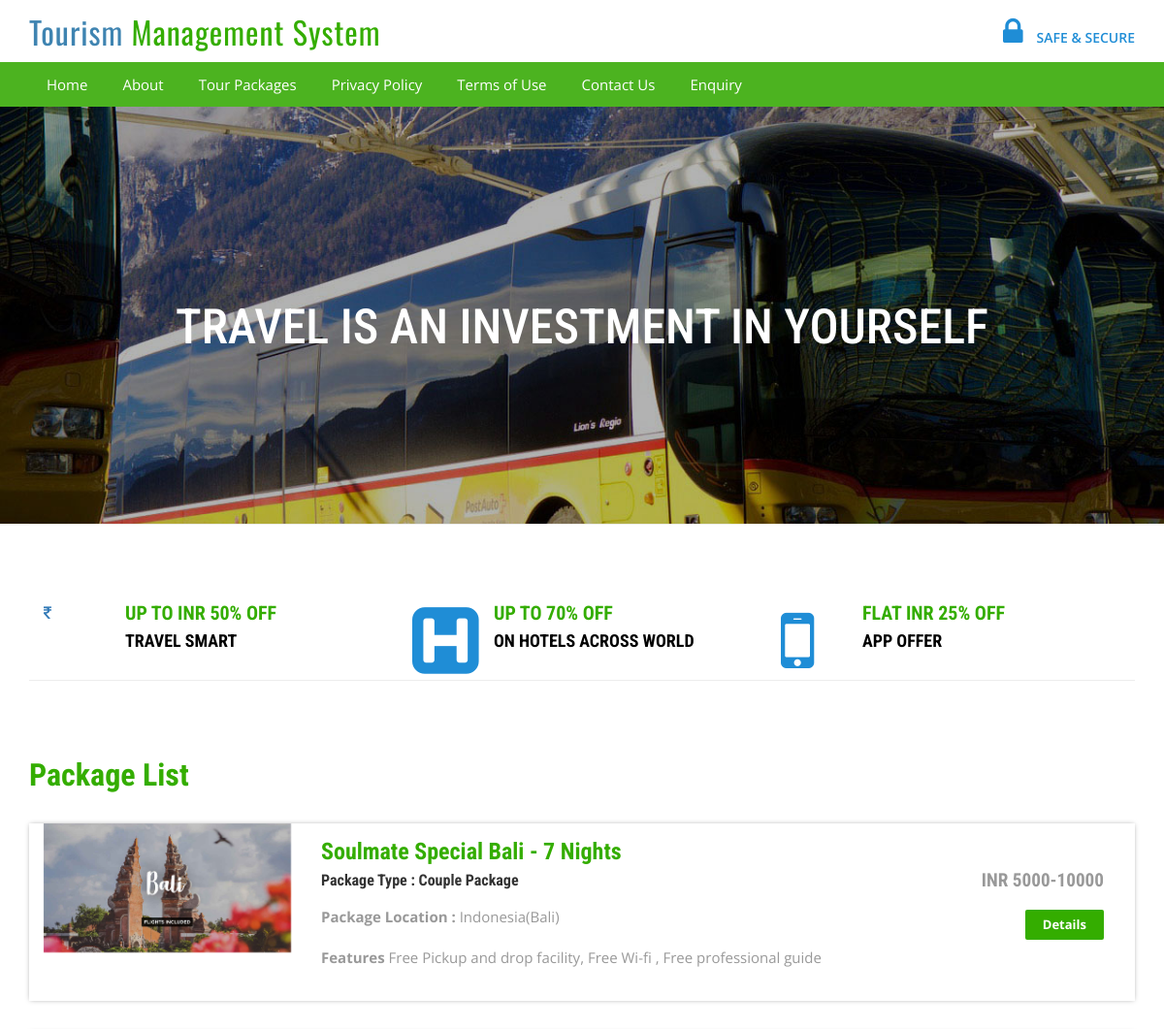
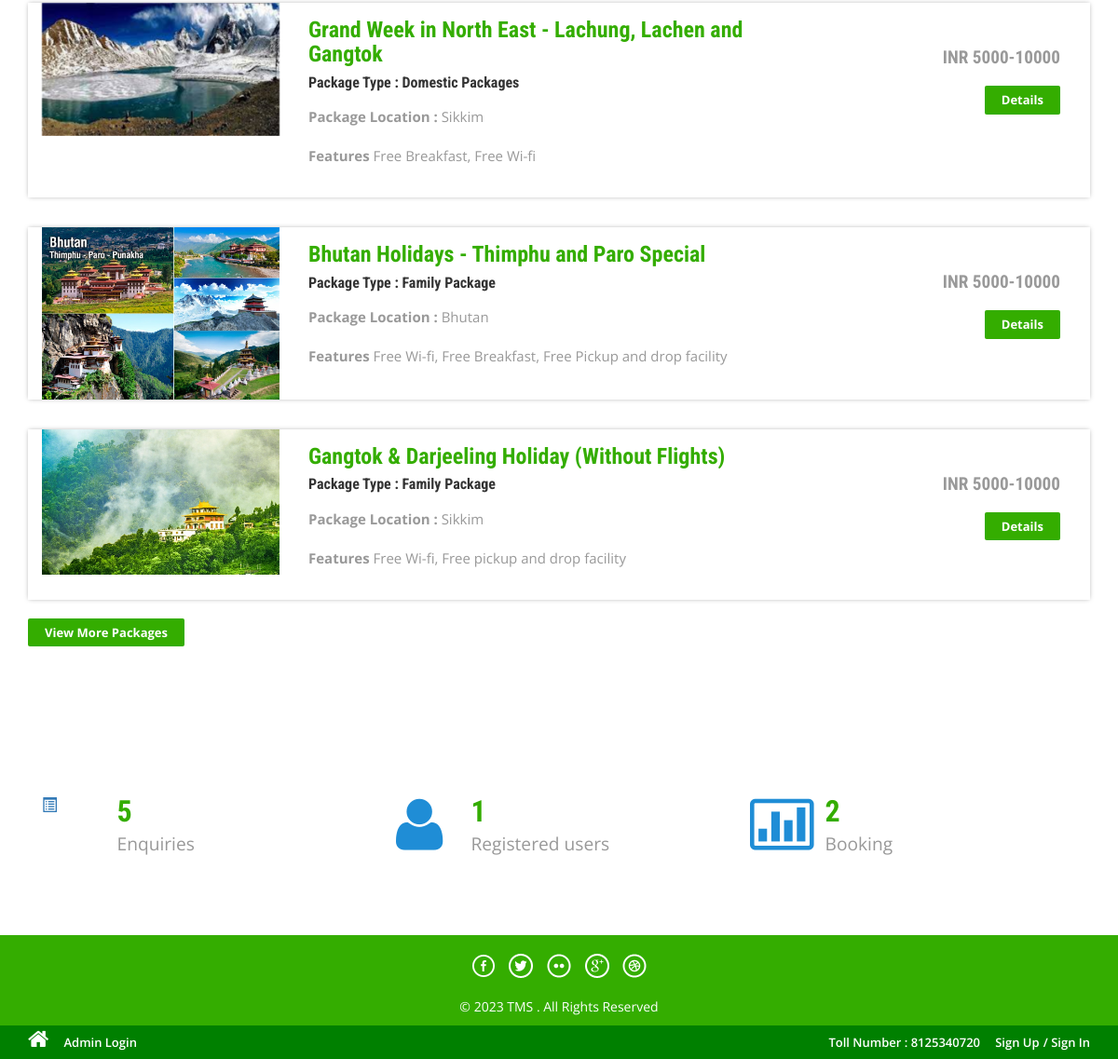
The page / on the database its author committed (2 pictures, top to bottom).
### tables this page shows
CREATE TABLE `tbltourpackages` (
  `PackageId` int(11) NOT NULL,
  `PackageName` varchar(200) DEFAULT NULL,
  `PackageType` varchar(150) DEFAULT NULL,
  `PackageLocation` varchar(100) DEFAULT NULL,
  `PackagePrice` varchar(1000) DEFAULT NULL,
  `PackageFetures` varchar(255) DEFAULT NULL,
  `PackageDetails` mediumtext DEFAULT NULL,
  `PackageImage` varchar(100) DEFAULT NULL,
  `Creationdate` timestamp NULL DEFAULT current_timestamp(),
  `UpdationDate` timestamp NULL DEFAULT NULL ON UPDATE current_timestamp()
);

### index.php (the view, shortened to what this page needs)
<?php
include('includes/config.php');
?>
<!DOCTYPE HTML>
<html>
<head>
<link href="css/bootstrap.css" rel='stylesheet' type='text/css' />
<link href="css/style.css" rel='stylesheet' type='text/css' />
<link href="css/font-awesome.css" rel="stylesheet">
<link href="css/animate.css" rel="stylesheet" type="text/css" media="all">
</head>
<body>
<?php include('includes/header.php');?>
<div class="banner">
	<div class="container">
		<h1 class="wow zoomIn animated animated" data-wow-delay=".5s" style="visibility: visible; animation-delay: 0.5s; animation-name: zoomIn;"> TRAVEL IS AN INVESTMENT IN YOURSELF </h1>
	</div>
</div>
<div class="container">
	<div class="rupes">
		<div class="col-md-4 rupes-left wow fadeInDown animated animated" data-wow-delay=".5s" style="visibility: visible; animation-delay: 0.5s; animation-name: fadeInDown;">
			<div class="rup-left">
				<a href="#"><i class="fa fa-rupee"></i></a>
			</div>
			<div class="rup-rgt">
				<h3>UP TO INR 50% OFF</h3>
				<h4><a href="offers.html">TRAVEL SMART</a></h4>
			</div>
				<div class="clearfix"></div>
		</div>
		<div class="col-md-4 rupes-left wow fadeInDown animated animated" data-wow-delay=".5s" style="visibility: visible; animation-delay: 0.5s; animation-name: fadeInDown;">
			<div class="rup-left">
				<a href="#"><i class="fa fa-h-square"></i></a>
			</div>
			<div class="rup-rgt">
				<h3>UP TO 70% OFF</h3>
				<h4><a href="#">ON HOTELS ACROSS WORLD</a></h4>
			</div>
				<div class="clearfix"></div>
		</div>
		<div class="col-md-4 rupes-left wow fadeInDown animated animated" data-wow-delay=".5s" style="visibility: visible; animation-delay: 0.5s; animation-name: fadeInDown;">
			<div class="rup-left">
				<a href="offers.html"><i class="fa fa-mobile"></i></a>
			</div>
			<div class="rup-rgt">
				<h3>FLAT INR 25% OFF</h3>
				<h4><a href="offers.html">APP OFFER</a></h4>
			</div>
				<div class="clearfix"></div>
		</div>
	</div>
</div>
<div class="container">
	<div class="holiday">
	<h3>Package List</h3>
<?php $sql = "SELECT * from tbltourpackages order by rand() limit 4";
$query = $dbh->prepare($sql);
$query->execute();
$results=$query->fetchAll(PDO::FETCH_OBJ);
if($query->rowCount() > 0)
{
foreach($results as $result)
{	?>
			<div class="rom-btm">
				<div class="col-md-3 room-left wow fadeInLeft animated" data-wow-delay=".5s">
					<img src="admin/pacakgeimages/<?php echo htmlentities($result->PackageImage);?>" class="img-responsive" alt="">
				</div>
				<div class="col-md-6 room-midle wow fadeInUp animated" data-wow-delay=".5s">
					<h4><?php echo htmlentities($result->PackageName);?></h4>
					<h6>Package Type : <?php echo htmlentities($result->PackageType);?></h6>
					<p><b>Package Location :</b> <?php echo htmlentities($result->PackageLocation);?></p>
					<p><b>Features</b> <?php echo htmlentities($result->PackageFetures);?></p>
				</div>
				<div class="col-md-3 room-right wow fadeInRight animated" data-wow-delay=".5s">
					<h5>INR <?php echo htmlentities($result->PackagePrice);?></h5>
					<a href="package-details.php?pkgid=<?php echo htmlentities($result->PackageId);?>" class="view">Details</a>
				</div>
				<div class="clearfix"></div>
			</div>
<?php }} ?>
<div><a href="package-list.php" class="view">View More Packages</a></div>
</div>
	</div>
<div class="routes">
	<div class="container">
		<div class="col-md-4 routes-left wow fadeInRight animated" data-wow-delay=".5s">
			<div class="rou-left">
				<a href="#"><i class="glyphicon glyphicon-list-alt"></i></a>
			</div>
			<div class="rou-rgt wow fadeInDown animated" data-wow-delay=".5s">
				<h3>5</h3>
				<p>Enquiries</p>
			</div>
				<div class="clearfix"></div>
		</div>
		<div class="col-md-4 routes-left">
			<div class="rou-left">
				<a href="#"><i class="fa fa-user"></i></a>
			</div>
			<div class="rou-rgt">
				<h3>1</h3>
				<p>Registered users</p>
			</div>
				<div class="clearfix"></div>
		</div>
		<div class="col-md-4 routes-left wow fadeInRight animated" data-wow-delay=".5s">
			<div class="rou-left">
				<a href="#"><i class="fa fa-ticket"></i></a>
			</div>
			<div class="rou-rgt">
				<h3>2</h3>
				<p>Booking</p>
			</div>
				<div class="clearfix"></div>
		</div>
		<div class="clearfix"></div>
	</div>
</div>
<?php include('includes/footer.php');?>
<div class="top-header">
	<div class="container">
		<ul class="tp-hd-lft wow fadeInLeft animated" data-wow-delay=".5s">
			<li class="hm"><a href="index.php"><i class="fa fa-home"></i></a></li>
				<li class="hm"><a href="admin/index.php">Admin Login</a></li>
		</ul>
		<ul class="tp-hd-rgt wow fadeInRight animated" data-wow-delay=".5s">
			<li class="tol">Toll Number : 8125340720</li>
			<li class="sig"><a href="#" data-toggle="modal" data-target="#myModal" >Sign Up</a></li>
			<li class="sigi"><a href="#" data-toggle="modal" data-target="#myModal4" >/ Sign In</a></li>
        </ul>
		<div class="clearfix"></div>
	</div>
</div>
</body>
</html>

### css/style.css (style rules this page uses)
html, body { font-size: 100%; background: #fff; font-family: 'Open Sans', sans-serif; }
body a,.grid_1,plan_1,plan_1.one,plan_1.two,i.icon1, i.icon2, i.icon3, i.icon4, i.icon5, i.icon6 { transition:0.5s all; -webkit-transition:0.5s all; -moz-transition:0.5s all; -o-transition:0.5s all; -ms-transition:0.5s all; }
h1,h2,h3,h4,h5,h6 { margin:0; font-family: 'Roboto Condensed', sans-serif; }
p { margin:0; }
ul { margin:0; padding:0; }
i.fa.fa-home { font-size: 24px; }
.top-header { background-color: green; border-bottom: 0 none; height: 36px; line-height: 35px; }
ul.tp-hd-lft { float: left; }
ul.tp-hd-lft li { display: inline-block; }
li.hm,li.prnt { margin-right: 12px; }
ul.tp-hd-lft a { font-size: 13px; font-weight: 600; color:#fff; }
ul.tp-hd-rgt { float:right; }
ul.tp-hd-rgt li { display: inline-block; font-size: 13px; font-weight: 600; color:#fff; }
ul.tp-hd-rgt a { font-size: 13px; font-weight: 600; color:#fff; }
li.ned,li.wrt,li.tol { margin-right: 12px; }
.banner { background: url(../images/3.jpg)no-repeat; background-size: cover; -webkit-background-size: cover; -o-background-size: cover; -ms-background-size: cover; -moz-background-size: cover; min-height: 430px; }
.banner h1 { font-size: 50px; margin-bottom: 40px; padding: 4em 0 0; text-align: center; color: #ffffff; }
.rup-left { float: left; width: 24%; }
.rup-rgt { float: left; width: 76%; }
.rupes { padding: 5em 0; border-top: 1px solid rgba(236, 236, 236, 0.9); border-bottom: 1px solid rgba(236, 236, 236, 0.9); }
i.fa.fa-h-square { font-size: 5em; color: #1f8dd6; }
i.fa.fa-mobile { font-size:5em; color: #1f8dd6; }
.rupes h3 { font-size: 20px; color: #34ad00; font-weight: 700; }
.rupes h4 { font-size: 18px; margin: 8px 0; font-weight: 700; }
.rupes h4 a { color: #000000; }
.rup-left a { display: inline-block; }
.routes { padding: 5em 0; }
.rou-left { float: left; width: 23%; }
.rou-rgt { float: left; width: 70%; }
i.fa.fa-truck,i.fa.fa-user,i.fa.fa-ticket { font-size: 4em; color:#1f8dd6; }
.routes h3 { font-size: 2em; font-weight: 700; color: #34ad00; }
.routes p { font-size: 1.2em; color: #999; line-height: 1.8em; }
.holiday { padding: 5em 0; }
.holiday h3 { font-size: 2em; font-weight: 700; color: #34ad00; }
.holiday p { font-size: 1.2em; line-height: 1.8em; margin: 1em 0; color: #999; }
a.view { padding: 6px 18px; font-weight: 700; color: #fff; background-color: #34ad00; border: 0; font-size: 13px; border-radius: 2px; -webkit-transition: all .2s; -moz-transition: all .2s; transition: all .2s; margin-top: 20px; display: inline-block; }
.rom-btm { margin-top: 2em; box-shadow: 0px 0px 5px -1px rgba(0, 0, 0, 0.37); }
.rom-btm h4 { font-size: 1.5em; font-weight: 700; color: #34ad00; }
.rom-btm p { font-size: 15px; color: #999; }
.rom-btm h6 { font-size: 1em; font-weight: 700; margin: 0.5em 0; }
.room-right { text-align: right; padding: 3em 2em; }
.room-midle { padding: 1em; }
.rom-btm h5 { font-size: 1.2em; font-weight: 700; color: #999; }
.glyphicon { position: relative; top: 1px; display: inline-block; font-family: 'Glyphicons Halflings'; font-style: normal; font-weight: normal; line-height: 1; -webkit-font-smoothing: antialiased; -moz-osx-font-smoothing: grayscale; }

### rows shown on the page
tbltourpackages: PackageImage (picture), PackageName "Soulmate Special Bali - 7 Nights", PackageType "Couple Package", PackageLocation "Indonesia(Bali)", PackageFetures "Free Pickup and drop facility, Free Wi-fi , Free professional guide", PackagePrice "5000-10000"
tbltourpackages: PackageImage (picture), PackageName "Grand Week in North East - Lachung, Lachen and Gangtok", PackageType "Domestic Packages", PackageLocation "Sikkim", PackageFetures "Free Breakfast, Free Wi-fi", PackagePrice "5000-10000"
tbltourpackages: PackageImage (picture), PackageName "Bhutan Holidays - Thimphu and Paro Special", PackageType "Family Package", PackageLocation "Bhutan", PackageFetures "Free Wi-fi, Free Breakfast, Free Pickup and drop facility", PackagePrice "5000-10000"
tbltourpackages: PackageImage (picture), PackageName "Gangtok & Darjeeling Holiday (Without Flights)", PackageType "Family Package", PackageLocation "Sikkim", PackageFetures "Free Wi-fi, Free pickup and drop facility", PackagePrice "5000-10000"
